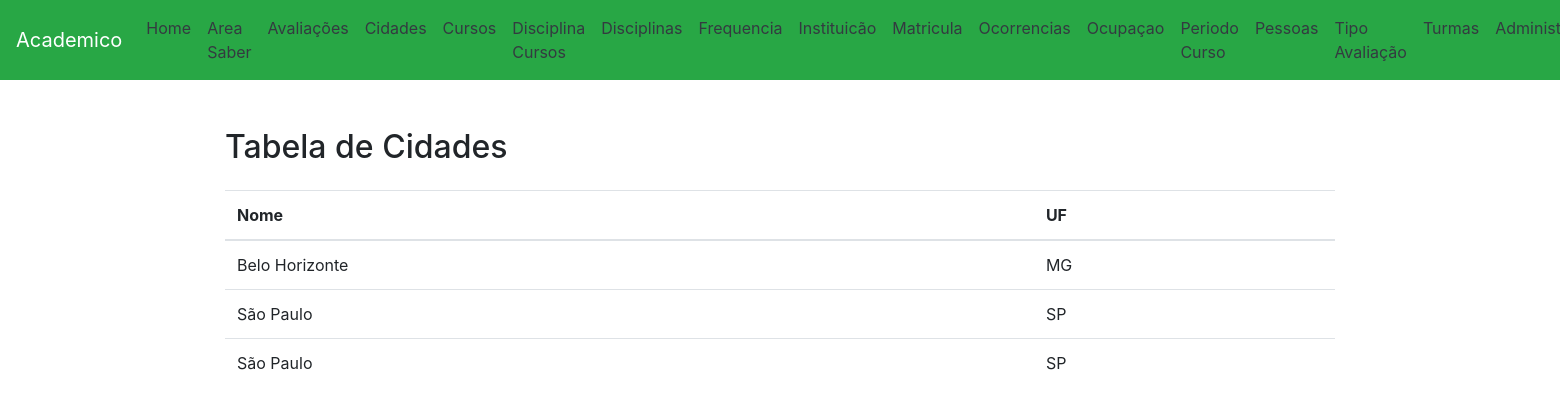
Page /cidades/ on the committed database.
### app/models.py (models this page shows, shortened)
class Cidade(models.Model):
    nome = models.CharField(max_length=100, verbose_name="Nome da cidade")
    uf = models.CharField(max_length=2, verbose_name="UF")
    class Meta:
        verbose_name = "Cidade"
        verbose_name_plural = "Cidades"

### app/views.py (the view)
# urls.py: path('cidades/', CidadeView.as_view(), name='cidade'),
class CidadeView(View):
    def get(self, request, *args, **kwargs):
        cidades = Cidade.objects.all()
        return render(request, 'cidades.html', {'cidades' : cidades})

### app/templates/cidades.html (shortened to what this page needs)
<!DOCTYPE html>
<html lang="pt-BR">
<head>
    <link rel="stylesheet" href="https://maxcdn.bootstrapcdn.com/bootstrap/4.5.2/css/bootstrap.min.css">
</head>
<body>
    <nav class="navbar navbar-expand-lg navbar-dark bg-success">
        <a class="navbar-brand" href="/">Academico</a>
<div class="collapse navbar-collapse" id="navbarNav">
<ul class="navbar-nav">
    <li class="nav-item">
        <a class="nav-link text-dark" href="/">Home</a>
    </li>
    <li class="nav-item">
        <a class="nav-link text-dark" href="/area_saber/">Area Saber</a>
    </li>
    <li class="nav-item">
        <a class="nav-link text-dark" href="/avaliacoes/">Avaliações</a>
    </li>
    <li class="nav-item">
        <a class="nav-link text-dark" href="/cidades/">Cidades</a>
    </li>
    <li class="nav-item">
        <a class="nav-link text-dark" href="/cursos/">Cursos</a>
    </li>
    <li class="nav-item">
        <a class="nav-link text-dark" href="/disciplina_cursos/">Disciplina Cursos</a>
    </li>
    <li class="nav-item">
        <a class="nav-link text-dark" href="/disciplinas/">Disciplinas</a>
    </li>
    <li class="nav-item">
        <a class="nav-link text-dark" href="/frequencia/">Frequencia</a>
    </li>
    <li class="nav-item">
        <a class="nav-link text-dark" href="/instituicao/">Instituicão</a>
    </li>
    <li class="nav-item">
        <a class="nav-link text-dark" href="/matricula/">Matricula</a>
    </li>
    <li class="nav-item">
        <a class="nav-link text-dark" href="/ocorrencias/">Ocorrencias</a>
    </li>
    <li class="nav-item">
        <a class="nav-link text-dark" href="/ocupacao/">Ocupaçao</a>
    </li>
    <li class="nav-item">
        <a class="nav-link text-dark" href="/periodo_cursos/">Periodo Curso</a>
    </li>
    <li class="nav-item">
        <a class="nav-link text-dark" href="/pessoas/">Pessoas</a>
    </li>
    <li class="nav-item">
        <a class="nav-link text-dark" href="/tipo_avaliacao/">Tipo Avaliação</a>
    </li>
    <li class="nav-item">
        <a class="nav-link text-dark" href="/turmas/">Turmas</a>
    </li>
    <li class="nav-item">
        <a class="nav-link text-dark" href="/admin/">Administração</a>
    </li>
</ul>
</div>
</nav>
<div class="container mt-5">
    <h2 class="mb-4">Tabela de Cidades</h2>
<table class="table">
    <thead>
        <tr>
        <th scope="col">Nome</th>
        <th scope="col">UF</th>
        </tr>
    </thead>
    <tbody>
    {% for cidades in cidades %}
    <tr>
    <td>{{ cidades.nome }}</td>
    <td>{{ cidades.uf }}</td>
    </tr>
    {% endfor %}
    </tbody>
</table>
</div>
</body>
</html>

### rows in the picture
Cidade: nome "Belo Horizonte", uf "MG"
Cidade: nome "São Paulo", uf "SP"
Cidade: nome "São Paulo", uf "SP"
